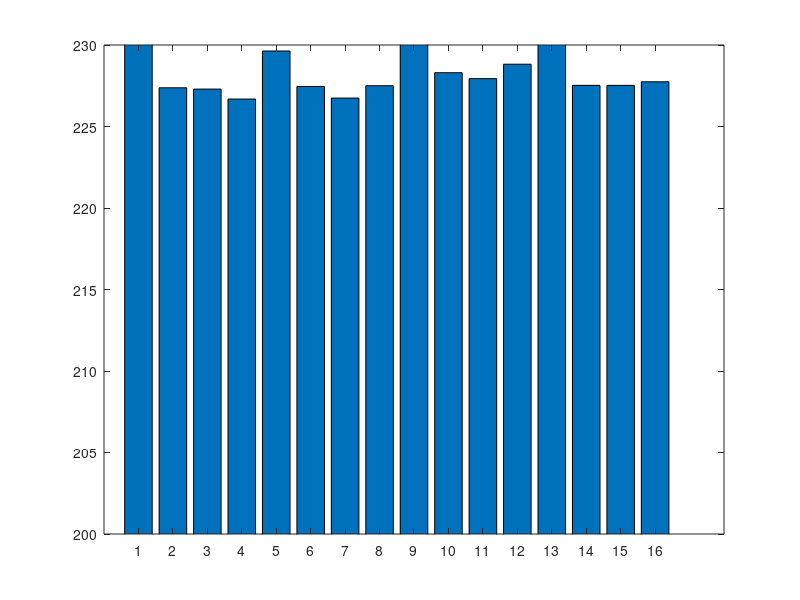

Write the MATLAB code that produced this figure. (Note: this script raises an error after producing the figure.)
clc
clear
close all
addpath("PRLexp/inputs/")
addpath("PRLexp/SubjectData/")
addpath("files")
%% load result files
attns = load('./files/RPL2Analysis_Attention_tied_lr.mat') ;
feat = load('./files/RPL2Analysisv3_5_FeatureBased') ;
obj = load('./files/RPL2Analysisv3_5_FeatureObjectBased') ;
conj  = load('./files/RPL2Analysisv3_5_ConjunctionBased') ;

subjects = {...
    'AA', 'AB', 'AC', 'AD', 'AE', 'AF', 'AG', ...
    'AH', 'AI', 'AJ', 'AK', 'AL', 'AM', 'AN', ...
    'AO', 'AP', 'AQ', 'AR', 'AS', 'AT', 'AU', 'AV', ...
    'AW', 'AX', 'AY', 'AZ', 'BA', 'BB', 'BC', 'BD', ...
    'BE', 'BF', 'BG', 'BH', 'BI', 'BJ', 'BK', 'BL', ...
    'BM', 'BN', 'BO', 'BP', 'BQ', 'BR', 'CC', 'DD', ...
    'EE', 'FF', 'GG', 'HH', 'II', 'JJ', 'KK', 'LL', ...
    'MM', 'NN', 'OO', 'PP', 'QQ', 'RR', 'SS', 'TT', ...
    'UU', 'VV', 'WW', 'XX', 'YY', 'ZZ'} ;

attn_modes = {"const", "diff", "sum", "max"};
attn_modes_choice = ["const", "diff", "sum", "max"];
attn_modes_learn = [" X const", " X diff", " X sum", " X max"];

[attn_mode_choice, attn_mode_learn] = meshgrid(attn_modes_choice, attn_modes_learn);
xlabels = strcat(attn_mode_choice(:), attn_mode_learn(:));

ntrialPerf       = 33:432;
perfTH           = 0.5 + 2*sqrt(.5*.5/length(ntrialPerf)) ;

% for cnt_sbj = 1:length(subjects)
%     disp(cnt_sbj)
%     inputname   = ['./PRLexp/inputs/input_', subjects{cnt_sbj} , '.mat'] ;
%     resultsname = ['./PRLexp/SubjectData/PRL_', subjects{cnt_sbj} , '.mat'] ;
%     
%     load(inputname)
%     load(resultsname)
%     
%     rew{cnt_sbj}                  = results.reward ;
%     [~, idxMax]                   = max(expr.prob{1}(input.inputTarget)) ;
%     choiceRew{cnt_sbj}            = results.choice' == idxMax ;
%     perfMean(cnt_sbj)             = nanmean(choiceRew{cnt_sbj}(ntrialPerf)) ;
% end
% idxperf = find(perfMean>perfTH);
idxperf = 1:length(subjects);

%% load results with attn
for i1=1:4
    for i2=1:4
        for cnt_sbj=1:length(idxperf)
            x(i1, i2, cnt_sbj) = attns.mlparRL2conj_decay_attn{i1, i2, idxperf(cnt_sbj)}(100);
        end
    end
end

figure;
mx = mean(x,3)';
sx = std(x,1,3);
bar(1:16, mx(:));
ylim([200, 230]);
xticks(1:16)
xticklabels(xlabels)
hold on;
er = errorbar(mx(:),sx(:)/sqrt(432));
er.Color = [0 0 0];
er.LineStyle = 'none';
title('Feature+Conjunction')

for i1=1:4
    for i2=1:4
        for cnt_sbj=1:length(idxperf)
            y(i1, i2, cnt_sbj) = attns.mlparRL2ftobj_decay_attn{i1, i2, idxperf(cnt_sbj)}(100);
        end
    end
end


figure;
my = mean(y,3)';
sy = std(y,1,3);
bar(1:16, my(:));
ylim([200, 230]);
xticks(1:16)
xticklabels(xlabels)
hold on;
er = errorbar(my(:),sy(:)/sqrt(432));
er.Color = [0 0 0];
er.LineStyle = 'none';
title('Feature+Object')

for i1=1:4
    for i2=1:4
        for cnt_sbj=1:length(idxperf)
            z(i1, i2, cnt_sbj) = attns.mlparRL2ft_decay_attn{i1, i2, idxperf(cnt_sbj)}(100);
        end
    end
end


figure;
mz = mean(z,3)';
sz = std(z,1,3);
bar(1:16, mz(:));
ylim([200, 230]);
xticks(1:16)
xticklabels(xlabels)
hold on;
er = errorbar(mz(:),sz(:)/sqrt(432));
er.Color = [0 0 0];
er.LineStyle = 'none';
title('Feature')


%% load results without attn and compare

% TODO: do best model on both sides

for i1=1:3
    for cnt_sbj=1:length(idxperf)
        x0(i1, cnt_sbj) = conj.mlparRL2conj_decay{i1, idxperf(cnt_sbj)}(100);
    end
end
disp(strcat("p-val for differnce between conj model w/ and w/o attn: ", string(ranksum(x(:), x0(:)))))

figure;
histogram(x(:), 'Normalization', 'probability', 'BinEdges', 80:10:280);
hold on;
histogram(x0(:), 'Normalization', 'probability', 'BinEdges', 80:10:280);
legend('w/ attn', 'w/o attn', 'Location', 'northwest');
title('Feature+Conj Goodness-of-fit')

for i1=1:3
    for cnt_sbj=1:length(idxperf)
        y0(i1, cnt_sbj) = obj.mlparRL2ftobj_decay{i1, idxperf(cnt_sbj)}(100);
    end
end
disp(strcat("p-val for differnce between ft+obj model w/ and w/o attn: ", string(ranksum(y(:), y0(:)))))

figure;
histogram(y(:), 'Normalization', 'probability', 'BinEdges', 80:10:280);
hold on;
histogram(y0(:), 'Normalization', 'probability', 'BinEdges', 80:10:280);
legend('w/ attn', 'w/o attn', 'Location', 'northwest');
title('Feature+Obj Goodness-of-fit')

for cnt_sbj=1:length(idxperf)
    z0(cnt_sbj) = feat.mlparRL2_decay{idxperf(cnt_sbj)}(100);
end
disp(strcat("p-val for differnce between ft model w/ and w/o attn: ", string(ranksum(z(:), z0(:)))))

figure;
histogram(z(:), 'Normalization', 'probability', 'BinEdges', 80:10:280);
hold on;
histogram(z0(:), 'Normalization', 'probability', 'BinEdges', 80:10:280);
legend('w/ attn', 'w/o attn', 'Location', 'northwest');
title('Feature Goodness-of-fit')
%% compare different types of attn
for i1=1:4
    for i2=1:4
        for j1=1:4
            for j2=1:4
                [p,h,stats] = signrank(permute(x(i1,i2,:), [3,1,2]), permute(x(j1,j2,:), [3,1,2]), 'tail','left');
                attn_no_attn_ps(1, (i1-1)*length(attn_modes)+i2,(j1-1)*length(attn_modes)+j2) = p;
                attn_no_attn_diffs(1, (i1-1)*length(attn_modes)+i2,(j1-1)*length(attn_modes)+j2) = median(x(i1,i2,:))-median(x(j1,j2,:));
                [p,h,stats] = signrank(permute(y(i1,i2,:), [3,1,2]), permute(y(j1,j2,:), [3,1,2]), 'tail','left');
                attn_no_attn_ps(2, (i1-1)*length(attn_modes)+i2,(j1-1)*length(attn_modes)+j2) = p;
                attn_no_attn_diffs(2, (i1-1)*length(attn_modes)+i2,(j1-1)*length(attn_modes)+j2) = median(y(i1,i2,:))-median(y(j1,j2,:));
                [p,h,stats] = signrank(permute(z(i1,i2,:), [3,1,2]), permute(z(j1,j2,:), [3,1,2]), 'tail','left');
                attn_no_attn_ps(3, (i1-1)*length(attn_modes)+i2,(j1-1)*length(attn_modes)+j2) = p;
                attn_no_attn_diffs(3, (i1-1)*length(attn_modes)+i2,(j1-1)*length(attn_modes)+j2) = median(z(i1,i2,:))-median(z(j1,j2,:));
            end
        end
    end
end

disp(strcat("Number of significantly different pairs: ", string(sum(attn_no_attn_ps(:)<0.05))))

attn_no_attn_stars = sig2ast(attn_no_attn_ps);
[txs, tys] = meshgrid(1:16, 1:16);

plot_titles = {"Feature+Conj Model p-vals", "Feature+Obj Model p-vals", "Feature Model p-vals"};

for i=1:3
    figure;
    imagesc(reshape(attn_no_attn_diffs(i,:,:),16,16));
    text(txs(:), tys(:), attn_no_attn_stars(i,:), 'Color', [211,211,211]/255);
    colorbar();
    colormap bluewhitered;
    xticks(1:16)
    yticks(1:16)
    xticklabels(xlabels);
    yticklabels(xlabels);
    title(plot_titles{i});
    pbaspect([1 1 1])
end

%% load ML params
for i1=1:4
    for i2=1:4
        for cnt_sbj=1:length(idxperf)
            xpar(i1, i2, cnt_sbj, :) = attns.mlparRL2conj_decay_attn{i1, i2, cnt_sbj}(1:12);
        end
    end
end

for i1=1:4
    for i2=1:4
        for cnt_sbj=1:length(idxperf)
            ypar(i1, i2, cnt_sbj, :) = attns.mlparRL2ftobj_decay_attn{i1, i2, cnt_sbj}(1:10);
        end
    end
end

for i1=1:4
    for i2=1:4
        for cnt_sbj=1:length(idxperf)
            zpar(i1, i2, cnt_sbj, :) = attns.mlparRL2ft_decay_attn{i1, i2, cnt_sbj}(1:7);
        end
    end
end

%% Simulate model with best param


subjects = {...
    'AA', 'AB', 'AC', 'AD', 'AE', 'AF', 'AG', ...
    'AH', 'AI', 'AJ', 'AK', 'AL', 'AM', 'AN', ...
    'AO', 'AP', 'AQ', 'AR', 'AS', 'AT', 'AU', 'AV', ...
    'AW', 'AX', 'AY', 'AZ', 'BA', 'BB', 'BC', 'BD', ...
    'BE', 'BF', 'BG', 'BH', 'BI', 'BJ', 'BK', 'BL', ...
    'BM', 'BN', 'BO', 'BP', 'BQ', 'BR', 'CC', 'DD', ...
    'EE', 'FF', 'GG', 'HH', 'II', 'JJ', 'KK', 'LL', ...
    'MM', 'NN', 'OO', 'PP', 'QQ', 'RR', 'SS', 'TT', ...
    'UU', 'VV', 'WW', 'XX', 'YY', 'ZZ'} ;


for cnt_sbj=1:length(idxperf)
    disp(['Subject: ', num2str(idxperf(cnt_sbj))])
    inputname   = ['./PRLexp/inputs/input_', lower(subjects{idxperf(cnt_sbj)}) , '.mat'] ;
    resultsname = ['./PRLexp/SubjectData/PRL_', lower(subjects{idxperf(cnt_sbj)}) , '.mat'] ;

    inputs_struct = load(inputname);
    results_struct = load(resultsname);

    expr = results_struct.expr;
    input = inputs_struct.input;
    results = results_struct.results;

    expr.shapeMap = repmat([1 2 3 ;
        1 2 3 ;
        1 2 3 ], 1,1,3) ;

    expr.colorMap = repmat([1 1 1 ;
        2 2 2 ;
        3 3 3], 1,1,3) ;

    expr.patternMap(:,:,1) = ones(3,3) ;
    expr.patternMap(:,:,2) = 2*ones(3,3) ;
    expr.patternMap(:,:,3) = 3*ones(3,3) ;

    for i1=1:4
        for i2=1:4
%             disp(['Attention For Choice: ', attn_modes{i1},', Learning: ', attn_modes{i2}])
            sessdata = struct();
            sesdata.flagUnr               = 1 ;
            sesdata.sig                   = 0.2 ;
            sesdata.input                 = input ;
            sesdata.expr                  = expr ;
            sesdata.results               = results ;

            % F
            sesdata.flag_couple = 0 ;
            sesdata.flag_updatesim = 0 ;
            sesdata.flagSepAttn = 0;
            sesdata.attn_mode_choice = attn_modes{i1};
            sesdata.attn_mode_learn = attn_modes{i2};
            sesdata.NparamBasic = 3 ;
            if sesdata.flagUnr==1
                sesdata.Nalpha = 2 ;
            else
                sesdata.Nalpha = 1 ;
            end
            sesdata.Nbeta = 2;

            [lls, vs, sim_attns] = fMLchoiceLL_RL2ftdecayattn(zpar(i1, i2, cnt_sbj,:), sesdata);
            LL_ft(i1, i2, cnt_sbj, :)= lls;
            Vs_ft(i1, i2, cnt_sbj, :, :) = vs;
            As_ft(i1, i2, cnt_sbj, :, :, :) = sim_attns;

            % F+O
            sesdata.flag_couple = 0 ;
            sesdata.NparamBasic = 4 ;
            sesdata.flatSepAttn = 0;
            if sesdata.flagUnr==1
                sesdata.Nalpha = 4 ;
            else
                sesdata.Nalpha = 2 ;
            end
            sesdata.Nbeta = 2;
            sesdata.attn_mode_choice = attn_modes{i1};
            sesdata.attn_mode_learn = attn_modes{i2};

            [lls, vs, sim_attns] = fMLchoiceLL_RL2ftobjdecayattn(ypar(i1, i2, cnt_sbj,:), sesdata);
            LL_ftobj(i1, i2, cnt_sbj, :)= lls;
            Vs_ftobj(i1, i2, cnt_sbj, :, :) = vs;
            As_ftobj(i1, i2, cnt_sbj, :, :, :) = sim_attns;


            % F+C
            sesdata.flag_couple = 0 ;
            NparamBasic = 4 ;
            sesdata.flatSepAttn = 0;
            if sesdata.flagUnr==1
                sesdata.Nalpha = 4 ;
            else
                sesdata.Nalpha = 2 ;
            end
            sesdata.Nbeta = 4;
            sesdata.attn_mode_choice = attn_modes{i1};
            sesdata.attn_mode_learn = attn_modes{i2};

            [lls, vs, sim_attns] = fMLchoiceLL_RL2conjdecayattn(xpar(i1, i2, cnt_sbj,:), sesdata);
            LL_ftconj(i1, i2, cnt_sbj, :)= lls;
            Vs_ftconj(i1, i2, cnt_sbj, :, :) = vs;
            As_ftconj(i1, i2, cnt_sbj, :, :, :) = sim_attns;
        end
    end
end

%% Plot Attention

cmap = lines(256);
wSize = 20;

figure;
subplot(121)
pm1 = plot(movmean(squeeze(mean(As_ft(2,2,:,1,:,:),3))', 20));
title('Feature Attention Weight For Choice');
xlim([0 433])
subplot(122)
pm2 = plot(movmean(squeeze(mean(As_ft(2,2,:,2,:,:),3))', 20));
title('Feature Attention Weight For Learning');
xlim([0 433])
for i=1:3
    xxs = [1:432, 432:-1:1];
    yys = [movmean(squeeze(mean(As_ft(2,2,:,1,i,:),3))', 20)+movmean(squeeze(std(As_ft(2,2,:,1,i,:),1,3))', 20)/sqrt(length(idxperf)), ...
           fliplr(movmean(squeeze(mean(As_ft(2,2,:,1,i,:),3))', 20)-movmean(squeeze(std(As_ft(2,2,:,1,i,:),1,3))', 20)/sqrt(length(idxperf)))];
    subplot(121)
    p1=patch(xxs, yys, cmap(i,:));hold on;
    p1.FaceAlpha = 0.2;
    p1.EdgeAlpha = 0.;
    subplot(122)
    yys = [movmean(squeeze(mean(As_ft(2,2,:,2,i,:),3))', 20)+movmean(squeeze(std(As_ft(2,2,:,2,i,:),1,3))', 20)/sqrt(length(idxperf)), ...
           fliplr(movmean(squeeze(mean(As_ft(2,2,:,2,i,:),3))', 20)-movmean(squeeze(std(As_ft(2,2,:,2,i,:),1,3))', 20)/sqrt(length(idxperf)))];
    p2=patch(xxs, yys, cmap(i,:));hold on;
    p2.FaceAlpha = 0.2;
    p2.EdgeAlpha = 0.;
end
legend(pm1, {'shape', 'color', 'pattern'}, 'Location', 'southwest');
legend(pm2, {'shape', 'color', 'pattern'}, 'Location', 'southwest');

figure;
subplot(121)
pm1 = plot(movmean(squeeze(mean(As_ftobj(2,2,:,1,:,:),3))', 20));
title('Feature Attention Weight For Choice');
xlim([0 433])
subplot(122)
pm2 = plot(movmean(squeeze(mean(As_ftobj(2,2,:,2,:,:),3))', 20));
title('Feature Attention Weight For Learning');
xlim([0 433])
for i=1:3
    xxs = [1:432, 432:-1:1];
    yys = [movmean(squeeze(mean(As_ftobj(2,2,:,1,i,:),3))', 20)+movmean(squeeze(std(As_ftobj(2,2,:,1,i,:),1,3))', 20)/sqrt(length(idxperf)), ...
           fliplr(movmean(squeeze(mean(As_ftobj(2,2,:,1,i,:),3))', 20)-movmean(squeeze(std(As_ftobj(2,2,:,1,i,:),1,3))', 20)/sqrt(length(idxperf)))];
    subplot(121)
    p1=patch(xxs, yys, cmap(i,:));hold on;
    p1.FaceAlpha = 0.2;
    p1.EdgeAlpha = 0.;
    subplot(122)
    yys = [movmean(squeeze(mean(As_ftobj(2,2,:,2,i,:),3))', 20)+movmean(squeeze(std(As_ftobj(2,2,:,2,i,:),1,3))', 20)/sqrt(length(idxperf)), ...
           fliplr(movmean(squeeze(mean(As_ftobj(2,2,:,2,i,:),3))', 20)-movmean(squeeze(std(As_ftobj(2,2,:,2,i,:),1,3))', 20)/sqrt(length(idxperf)))];
    p2=patch(xxs, yys, cmap(i,:));hold on;
    p2.FaceAlpha = 0.2;
    p2.EdgeAlpha = 0.;
end
legend(pm1, {'shape', 'color', 'pattern'}, 'Location', 'southwest');
legend(pm2, {'shape', 'color', 'pattern'}, 'Location', 'southwest');

figure;
subplot(121)
pm1 = plot(movmean(squeeze(mean(As_ftconj(2,2,:,1,:,:),3))', 20));
title('Feature+Conjunction Attention Weight For Choice');
xlim([0 433])
subplot(122)
pm2 = plot(movmean(squeeze(mean(As_ftconj(2,2,:,2,:,:),3))', 20));
title('Feature+Conjunction Attention Weight For Learning');
for i=1:6
    xxs = [1:432, 432:-1:1];
    subplot(121)
    yys = [movmean(squeeze(mean(As_ftconj(2,2,:,1,i,:),3))', 20)+movmean(squeeze(std(As_ftconj(2,2,:,1,i,:),1,3))', 20)/sqrt(length(idxperf)), ...
           fliplr(movmean(squeeze(mean(As_ftconj(2,2,:,1,i,:),3))', 20)-movmean(squeeze(std(As_ftconj(2,2,:,1,i,:),1,3))', 20)/sqrt(length(idxperf)))];
    subplot(121)
    p1=patch(xxs, yys, cmap(i,:));hold on;
    p1.FaceAlpha = 0.2;
    p1.EdgeAlpha = 0.;
    subplot(122)
    yys = [movmean(squeeze(mean(As_ftconj(2,2,:,2,i,:),3))', 20)+movmean(squeeze(std(As_ftconj(2,2,:,2,i,:),1,3))', 20)/sqrt(length(idxperf)), ...
           fliplr(movmean(squeeze(mean(As_ftconj(2,2,:,2,i,:),3))', 20)-movmean(squeeze(std(As_ftconj(2,2,:,2,i,:),1,3))', 20)/sqrt(length(idxperf)))];
    p2=patch(xxs, yys, cmap(i,:));hold on;
    p2.FaceAlpha = 0.2;
    p2.EdgeAlpha = 0.;
end
legend(pm1, {'shape', 'color', 'pattern', 'patternXshape', 'patternXcolor', 'shapeXcolor'}, 'Location', 'southwest');
legend(pm2, {'shape', 'color', 'pattern', 'patternXshape', 'patternXcolor', 'shapeXcolor'}, 'Location', 'southwest');
title('Feature and Conjunction Attention Weight')

%% Get Performance
ntrialPerf       = 33:432;
for cnt_sbj=1:68
    disp(['Subject: ', num2str(cnt_sbj)])
    inputname   = ['./PRLexp/inputs/input_', lower(subjects{cnt_sbj}) , '.mat'] ;
    resultsname = ['./PRLexp/SubjectData/PRL_', lower(subjects{cnt_sbj}) , '.mat'] ;
%     load(inputname)
    results_struct = load(resultsname);
    rew{cnt_sbj}                  = results_struct.results.reward ;
    [~, idxMax]                   = max(expr.prob{1}(input.inputTarget)) ;
    choiceRew{cnt_sbj}            = results_struct.results.choice' == idxMax ;
    perfMean(cnt_sbj)             = nanmean(choiceRew{cnt_sbj}(ntrialPerf)) ;
end

%% Get entropic measures
ce1 = squeeze(cross_entropy(squeeze(As_ft(2,2,:,1,:,:)), repmat([0 1 0], length(idxperf), 1, 432)));
ce2 = squeeze(cross_entropy(squeeze(As_ft(2,2,:,2,:,:)), repmat([0 1 0], length(idxperf), 1, 432)));
ent1 = squeeze(entropy(squeeze(As_ft(2,2,:,1,:,:))));
ent2 = squeeze(entropy(squeeze(As_ft(2,2,:,2,:,:))));

figure
subplot(121)
plot(mean(ce1, 1));
hold on;
plot(mean(ce2, 1));
title('Cross Entropy')
legend({"Choice", 'Learning'})
subplot(122)
plot(mean(ent1, 1));
hold on;
plot(mean(ent2, 1));
title('Entropy')
legend({"Choice", 'Learning'})
sgtitle('Feature Model')


ce1 = squeeze(cross_entropy(squeeze(As_ftobj(2,2,:,1,:,:)), repmat([0 1 0], length(idxperf), 1, 432)));
ce2 = squeeze(cross_entropy(squeeze(As_ftobj(2,2,:,2,:,:)), repmat([0 1 0], length(idxperf), 1, 432)));
ent1 = squeeze(entropy(squeeze(As_ftobj(2,2,:,1,:,:))));
ent2 = squeeze(entropy(squeeze(As_ftobj(2,2,:,2,:,:))));

figure
subplot(121)
plot(mean(ce1, 1));
hold on;
plot(mean(ce2, 1));
title('Cross Entropy')
legend({"Choice", 'Learning'})
subplot(122)
plot(mean(ent1, 1));
hold on;
plot(mean(ent2, 1));
title('Entropy')
legend({"Choice", 'Learning'})
sgtitle('Feature+Obj Model')

ce1ft = squeeze(cross_entropy(squeeze(As_ftconj(2,2,:,1,1:3,:)), repmat([0 1 0], length(idxperf), 1, 432)));
ce1conj = squeeze(cross_entropy(squeeze(As_ftconj(2,2,:,1,4:6,:)), repmat([1 0 0], length(idxperf), 1, 432)));
ce2ft = squeeze(cross_entropy(squeeze(As_ftconj(2,2,:,2,1:3,:)), repmat([0 1 0], length(idxperf), 1, 432)));
ce2conj = squeeze(cross_entropy(squeeze(As_ftconj(2,2,:,2,4:6,:)), repmat([1 0 0], length(idxperf), 1, 432)));
ent1ft = squeeze(entropy(squeeze(As_ftconj(2,2,:,1,1:3,:))));
ent1conj = squeeze(entropy(squeeze(As_ftconj(2,2,:,1,4:6,:))));
ent2ft = squeeze(entropy(squeeze(As_ftconj(2,2,:,2,1:3,:))));
ent2conj = squeeze(entropy(squeeze(As_ftconj(2,2,:,2,4:6,:))));

figure
subplot(121)
plot(mean(ce1ft, 1));
hold on;
plot(mean(ce1conj, 1));
plot(mean(ce2ft, 1));
plot(mean(ce2conj, 1));
title('Cross Entropy')
legend({"Choice, Feature", "Choice, Conj", 'Learning, Feature', "Learning, Conj"})
subplot(122)
plot(mean(ent1ft, 1));
hold on;
plot(mean(ent1conj, 1));
plot(mean(ent2ft, 1));
plot(mean(ent2conj, 1));
title('Entropy')
legend({"Choice, Feature", "Choice, Conj", 'Learning, Feature', "Learning, Conj"})
sgtitle('Feature+Conj Model')